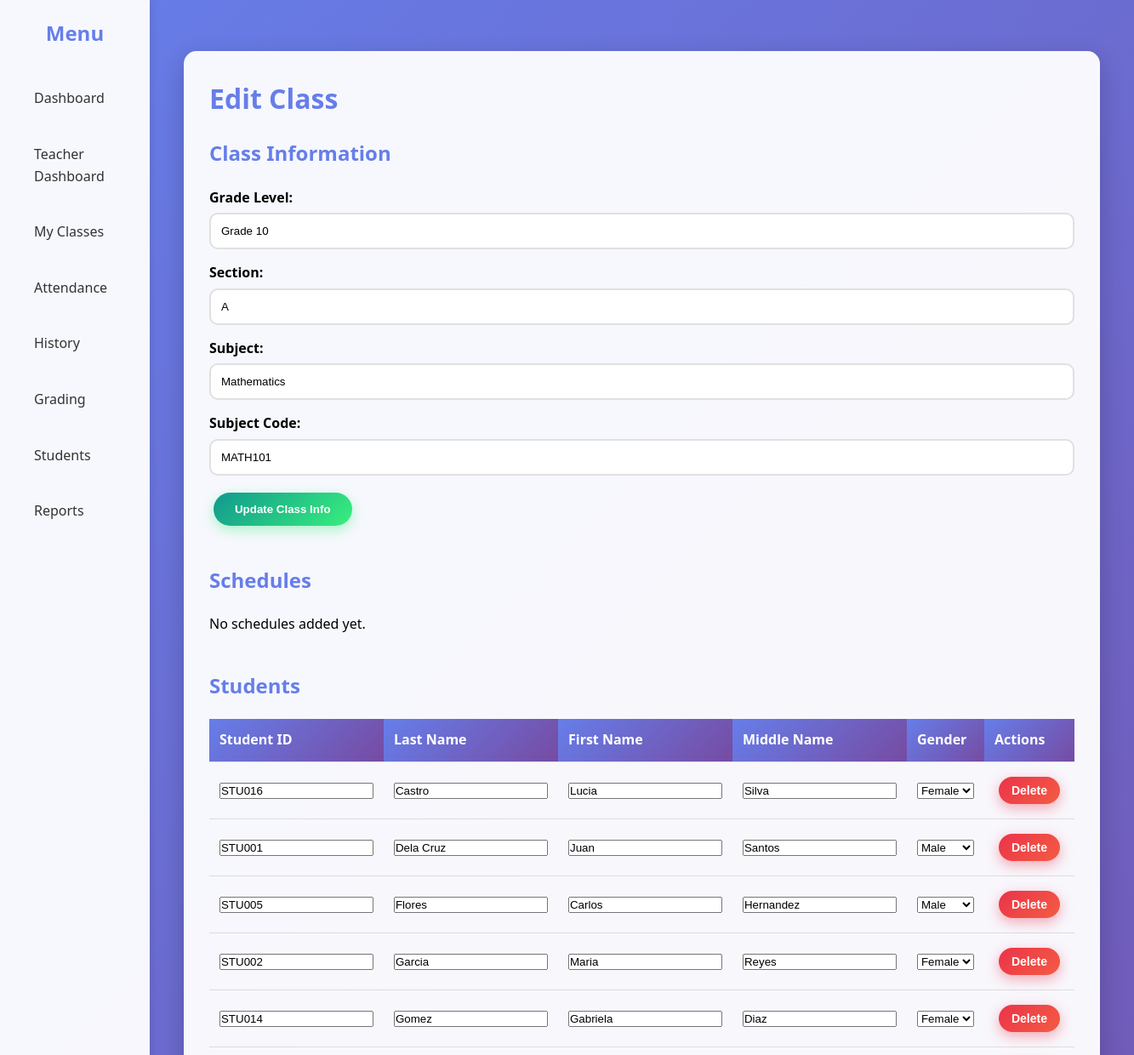
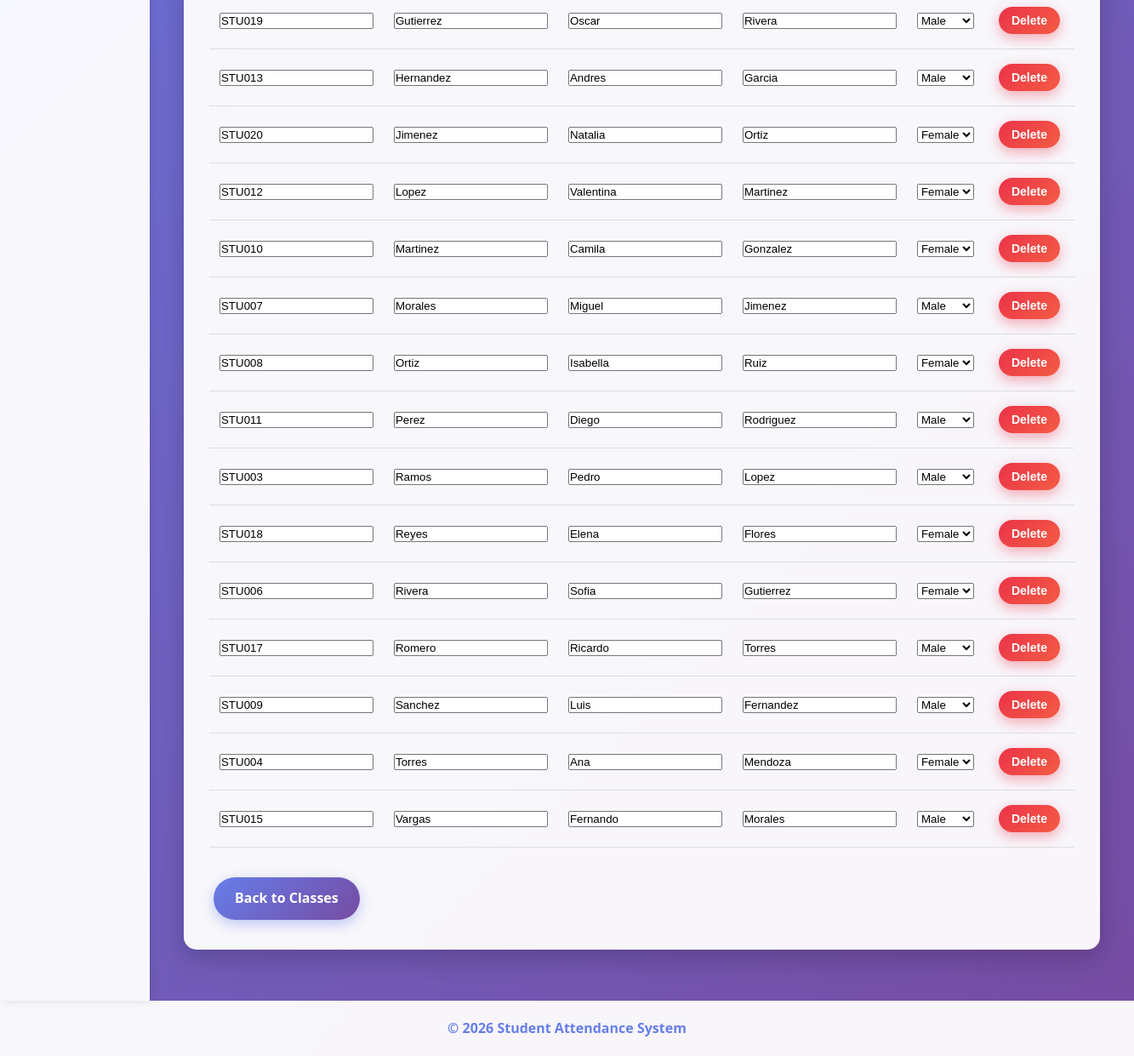
Page /views/edit_class.php?class_id=1 on the committed database (2 pictures, top to bottom).
### tables this page shows
CREATE TABLE IF NOT EXISTS classes (
    id INT AUTO_INCREMENT PRIMARY KEY,
    grade_level VARCHAR(50) NOT NULL,
    section VARCHAR(50) NOT NULL,
    subject VARCHAR(100) NOT NULL,
    subject_code VARCHAR(50) NOT NULL,
    created_at TIMESTAMP DEFAULT CURRENT_TIMESTAMP
);

CREATE TABLE IF NOT EXISTS class_students (
    id INT AUTO_INCREMENT PRIMARY KEY,
    class_id INT NOT NULL,
    first_name VARCHAR(100) NOT NULL,
    last_name VARCHAR(100) NOT NULL,
    middle_name VARCHAR(100),
    gender ENUM('Male', 'Female', 'Other') NOT NULL,
    student_id VARCHAR(50) NOT NULL,
    created_at TIMESTAMP DEFAULT CURRENT_TIMESTAMP,
    FOREIGN KEY (class_id) REFERENCES classes(id) ON DELETE CASCADE
);

### models/ClassModel.php (called while the page is built, shortened)
<?php
class ClassModel {
    private $conn;
    private $table = "classes";
    public function __construct($db) {
        $this->conn = $db;
    }
    public function getById($id) {
        $query = "SELECT * FROM " . $this->table . " WHERE id = :id";
        $stmt = $this->conn->prepare($query);
        $stmt->bindParam(":id", $id);
        $stmt->execute();
        return $stmt->fetch(PDO::FETCH_ASSOC);
    }
}
?>

### views/edit_class.php (the view, shortened to what this page needs)
<?php
require_once '../models/ClassModel.php';
$database = new Database();
$db = $database->getConnection();
$classModel = new ClassModel($db);
$class_id = isset($_GET['class_id']) ? $_GET['class_id'] : 0;
$class = $classModel->getById($class_id);
$query = "SELECT * FROM schedules WHERE class_id = :class_id ORDER BY FIELD(day_of_week, 'Monday', 'Tuesday', 'Wednesday', 'Thursday', 'Friday', 'Saturday', 'Sunday')";
$stmt = $db->prepare($query);
$stmt->bindParam(":class_id", $class_id);
$stmt->execute();
$schedules = $stmt;
$query = "SELECT cs.* FROM class_students cs
          INNER JOIN (SELECT student_id, MIN(id) as min_id FROM class_students WHERE class_id = :class_id GROUP BY student_id) sub
          ON cs.student_id = sub.student_id AND cs.id = sub.min_id
          WHERE cs.class_id = :class_id
          ORDER BY cs.last_name, cs.first_name";
$stmt = $db->prepare($query);
$stmt->bindParam(":class_id", $class_id);
$stmt->execute();
$students = $stmt;
include '../includes/header.php';
include '../includes/nav.php';
?>
<div class="card">
    <h1>Edit Class</h1>
    <h2>Class Information</h2>
    <form action="../controllers/class_controller.php" method="POST">
        <div class="form-group">
            <label>Grade Level:</label>
            <input type="text" name="grade_level" value="<?php echo htmlspecialchars($class['grade_level']); ?>" required>
        </div>
        <div class="form-group">
            <label>Section:</label>
            <input type="text" name="section" value="<?php echo htmlspecialchars($class['section']); ?>" required>
        </div>
        <div class="form-group">
            <label>Subject:</label>
            <input type="text" name="subject" value="<?php echo htmlspecialchars($class['subject']); ?>" required>
        </div>
        <div class="form-group">
            <label>Subject Code:</label>
            <input type="text" name="subject_code" value="<?php echo htmlspecialchars($class['subject_code']); ?>" required>
        </div>
        <button type="submit" class="btn btn-success">Update Class Info</button>
    </form>
    <h2 style="margin-top: 40px;">Schedules</h2>
    <?php if ($schedules->rowCount() > 0): ?>
        <table>
            <thead>
                <tr>
                    <th>Day</th>
                    <th>Start Time</th>
                    <th>End Time</th>
                    <th>Room</th>
                    <th>Actions</th>
                </tr>
            </thead>
            <tbody>
                <?php while ($row = $schedules->fetch(PDO::FETCH_ASSOC)): ?>
                <tr>
                    <td>
                        <form action="../controllers/schedule_controller.php" method="POST" style="display:inline;" id="schedule_form_<?php echo $row['id']; ?>">
                            <input type="hidden" name="action" value="update">
                            <input type="hidden" name="id" value="<?php echo $row['id']; ?>">
                            <input type="hidden" name="class_id" value="<?php echo $class_id; ?>">
                            <select name="day_of_week" onchange="document.getElementById('schedule_form_<?php echo $row['id']; ?>').submit()">
                                <option value="Monday" <?php echo $row['day_of_week'] == 'Monday' ? 'selected' : ''; ?>>Monday</option>
                                <option value="Tuesday" <?php echo $row['day_of_week'] == 'Tuesday' ? 'selected' : ''; ?>>Tuesday</option>
                                <option value="Wednesday" <?php echo $row['day_of_week'] == 'Wednesday' ? 'selected' : ''; ?>>Wednesday</option>
                                <option value="Thursday" <?php echo $row['day_of_week'] == 'Thursday' ? 'selected' : ''; ?>>Thursday</option>
                                <option value="Friday" <?php echo $row['day_of_week'] == 'Friday' ? 'selected' : ''; ?>>Friday</option>
                                <option value="Saturday" <?php echo $row['day_of_week'] == 'Saturday' ? 'selected' : ''; ?>>Saturday</option>
                                <option value="Sunday" <?php echo $row['day_of_week'] == 'Sunday' ? 'selected' : ''; ?>>Sunday</option>
                            </select>
                    </td>
                    <td>
                            <input type="time" name="start_time" value="<?php echo $row['start_time']; ?>" onchange="document.getElementById('schedule_form_<?php echo $row['id']; ?>').submit()">
                    </td>
                    <td>
                            <input type="time" name="end_time" value="<?php echo $row['end_time']; ?>" onchange="document.getElementById('schedule_form_<?php echo $row['id']; ?>').submit()">
                    </td>
                    <td>
                            <input type="text" name="room" value="<?php echo htmlspecialchars($row['room']); ?>" onchange="document.getElementById('schedule_form_<?php echo $row['id']; ?>').submit()">
                        </form>
                    </td>
                    <td>
                        <form action="../controllers/schedule_controller.php" method="POST" style="display:inline;">
                            <input type="hidden" name="action" value="delete">
                            <input type="hidden" name="id" value="<?php echo $row['id']; ?>">
                            <input type="hidden" name="class_id" value="<?php echo $class_id; ?>">
                            <button type="submit" class="btn btn-danger btn-sm" onclick="return confirm('Delete this schedule?')">Delete</button>
                        </form>
                    </td>
                </tr>
                <?php endwhile; ?>
            </tbody>
        </table>
    <?php else: ?>
        <p>No schedules added yet.</p>
    <?php endif; ?>
    <h2 style="margin-top: 40px;">Students</h2>
    <?php if ($students->rowCount() > 0): ?>
        <table>
            <thead>
                <tr>
                    <th>Student ID</th>
                    <th>Last Name</th>
                    <th>First Name</th>
                    <th>Middle Name</th>
                    <th>Gender</th>
                    <th>Actions</th>
                </tr>
            </thead>
            <tbody>
                <?php while ($row = $students->fetch(PDO::FETCH_ASSOC)): ?>
                <tr>
                    <form action="../controllers/class_student_controller.php" method="POST" style="display:contents;" id="student_form_<?php echo $row['id']; ?>">
                        <td><input type="text" name="student_id" value="<?php echo htmlspecialchars($row['student_id']); ?>" onchange="document.getElementById('student_form_<?php echo $row['id']; ?>').submit()"></td>
                        <td><input type="text" name="last_name" value="<?php echo htmlspecialchars($row['last_name']); ?>" onchange="document.getElementById('student_form_<?php echo $row['id']; ?>').submit()"></td>
                        <td><input type="text" name="first_name" value="<?php echo htmlspecialchars($row['first_name']); ?>" onchange="document.getElementById('student_form_<?php echo $row['id']; ?>').submit()"></td>
                        <td><input type="text" name="middle_name" value="<?php echo htmlspecialchars($row['middle_name']); ?>" onchange="document.getElementById('student_form_<?php echo $row['id']; ?>').submit()"></td>
                        <td>
                            <select name="gender" onchange="document.getElementById('student_form_<?php echo $row['id']; ?>').submit()">
                                <option value="Male" <?php echo $row['gender'] == 'Male' ? 'selected' : ''; ?>>Male</option>
                                <option value="Female" <?php echo $row['gender'] == 'Female' ? 'selected' : ''; ?>>Female</option>
                            </select>
                        </td>
                    </form>
                    <td>
                        <form action="../controllers/class_student_controller.php" method="POST" style="display:inline;">
                            <button type="submit" class="btn btn-danger btn-sm" onclick="return confirm('Delete this student?')">Delete</button>
                        </form>
                    </td>
                </tr>
                <?php endwhile; ?>
            </tbody>
        </table>
    <?php else: ?>
        <p>No students added yet.</p>
    <?php endif; ?>
    <div style="margin-top: 30px;">
        <a href="classes.php" class="btn">Back to Classes</a>
    </div>
</div>
<?php include '../includes/footer.php'; ?>

### assets/css/style.css (style rules this page uses)
* { margin: 0; padding: 0; box-sizing: border-box; }
body { font-family: 'Segoe UI', Tahoma, Geneva, Verdana, sans-serif; background: linear-gradient(135deg, #667eea 0%, #764ba2 100%); line-height: 1.6; }
.card { background: rgba(255, 255, 255, 0.95); padding: 30px; margin: 20px 0; border-radius: 15px; box-shadow: 0 10px 30px rgba(0,0,0,0.2); animation: slideUp 0.5s ease; }
h1, h2 { color: #667eea; margin-bottom: 20px; }
table { width: 100%; border-collapse: collapse; margin: 20px 0; }
table th, table td { padding: 12px; text-align: left; border-bottom: 1px solid #ddd; }
table th { background: linear-gradient(135deg, #667eea 0%, #764ba2 100%); color: #fff; }
table tr { transition: all 0.3s ease; }
.btn { display: inline-block; padding: 12px 25px; background: linear-gradient(135deg, #667eea 0%, #764ba2 100%); color: #fff; text-decoration: none; border: none; border-radius: 25px; cursor: pointer; margin: 5px; transition: all 0.3s ease; font-weight: 600; box-shadow: 0 5px 15px rgba(102, 126, 234, 0.4); }
.btn-success { background: linear-gradient(135deg, #11998e 0%, #38ef7d 100%); box-shadow: 0 5px 15px rgba(56, 239, 125, 0.4); }
.btn-danger { background: linear-gradient(135deg, #eb3349 0%, #f45c43 100%); box-shadow: 0 5px 15px rgba(235, 51, 73, 0.4); }
.form-group { margin: 15px 0; }
.form-group label { display: block; margin-bottom: 5px; font-weight: bold; }
.form-group input, .form-group select, .form-group textarea { width: 100%; padding: 12px; border: 2px solid #e0e0e0; border-radius: 10px; transition: all 0.3s ease; }
.btn-sm { padding: 8px 15px; font-size: 14px; }

### rows in the picture
classes: grade_level "Grade 10", section "A", subject "Mathematics", subject_code "MATH101"
class_students: student_id "STU016", last_name "Castro", first_name "Lucia", middle_name "Silva", gender "Female"
class_students: student_id "STU001", last_name "Dela Cruz", first_name "Juan", middle_name "Santos", gender "Male"
class_students: student_id "STU005", last_name "Flores", first_name "Carlos", middle_name "Hernandez", gender "Male"
class_students: student_id "STU002", last_name "Garcia", first_name "Maria", middle_name "Reyes", gender "Female"
class_students: student_id "STU014", last_name "Gomez", first_name "Gabriela", middle_name "Diaz", gender "Female"
class_students: student_id "STU019", last_name "Gutierrez", first_name "Oscar", middle_name "Rivera", gender "Male"
class_students: student_id "STU013", last_name "Hernandez", first_name "Andres", middle_name "Garcia", gender "Male"
class_students: student_id "STU020", last_name "Jimenez", first_name "Natalia", middle_name "Ortiz", gender "Female"
class_students: student_id "STU012", last_name "Lopez", first_name "Valentina", middle_name "Martinez", gender "Female"
class_students: student_id "STU010", last_name "Martinez", first_name "Camila", middle_name "Gonzalez", gender "Female"
class_students: student_id "STU007", last_name "Morales", first_name "Miguel", middle_name "Jimenez", gender "Male"
class_students: student_id "STU008", last_name "Ortiz", first_name "Isabella", middle_name "Ruiz", gender "Female"
class_students: student_id "STU011", last_name "Perez", first_name "Diego", middle_name "Rodriguez", gender "Male"
class_students: student_id "STU003", last_name "Ramos", first_name "Pedro", middle_name "Lopez", gender "Male"
class_students: student_id "STU018", last_name "Reyes", first_name "Elena", middle_name "Flores", gender "Female"
class_students: student_id "STU006", last_name "Rivera", first_name "Sofia", middle_name "Gutierrez", gender "Female"
class_students: student_id "STU017", last_name "Romero", first_name "Ricardo", middle_name "Torres", gender "Male"
class_students: student_id "STU009", last_name "Sanchez", first_name "Luis", middle_name "Fernandez", gender "Male"
class_students: student_id "STU004", last_name "Torres", first_name "Ana", middle_name "Mendoza", gender "Female"
class_students: student_id "STU015", last_name "Vargas", first_name "Fernando", middle_name "Morales", gender "Male"
